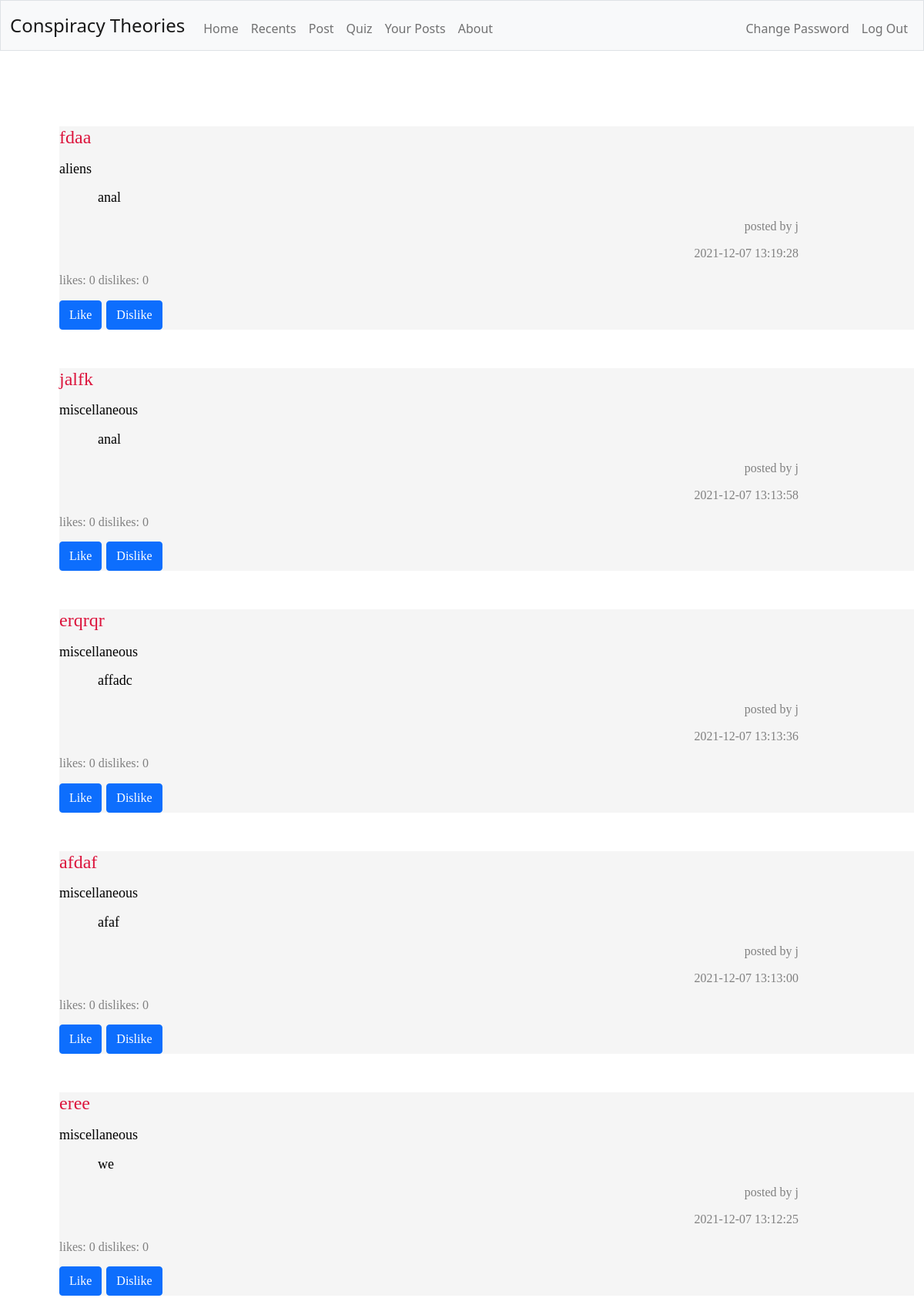
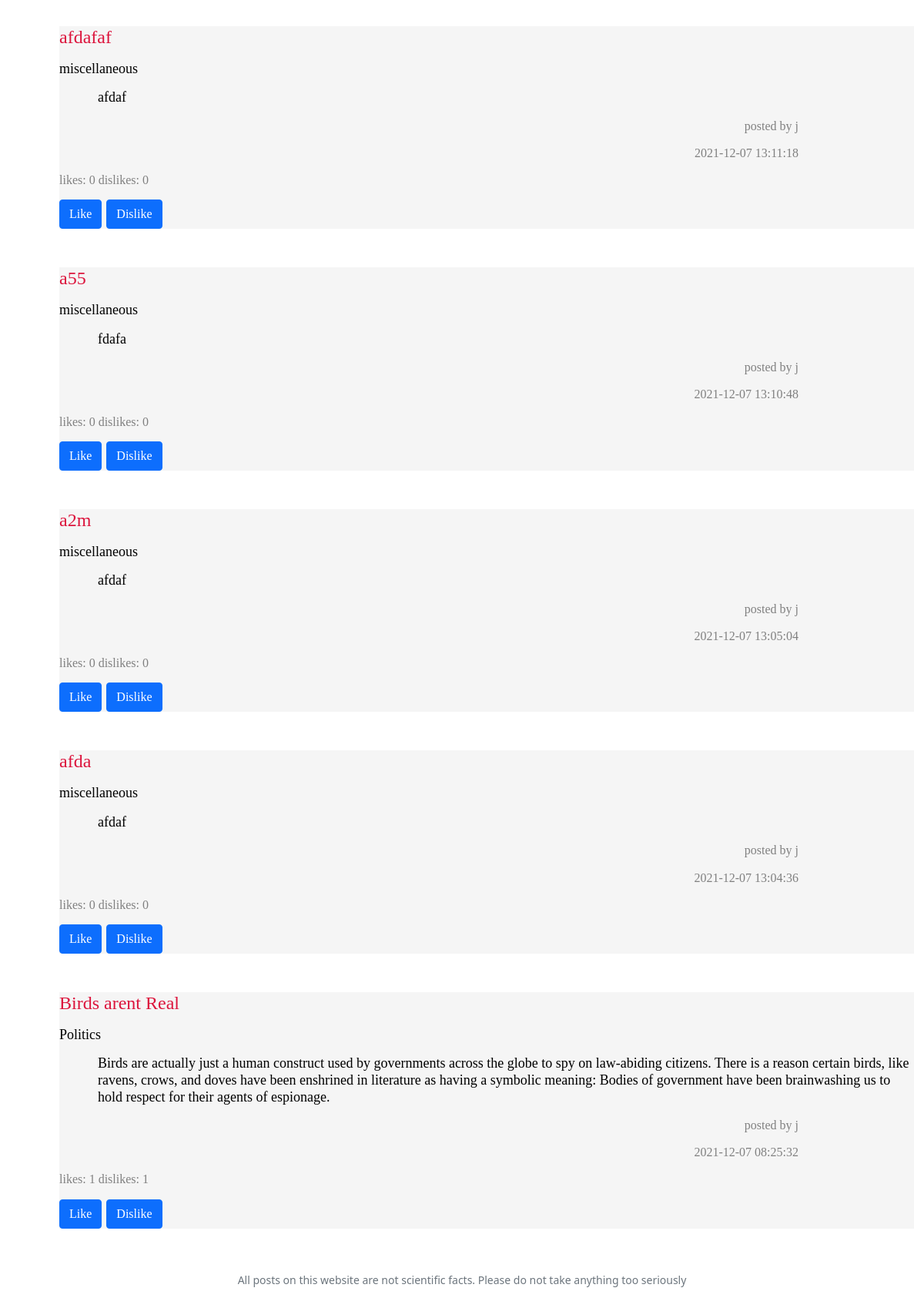
The app's page /recents (signed in), older data (2 pictures, top to bottom).
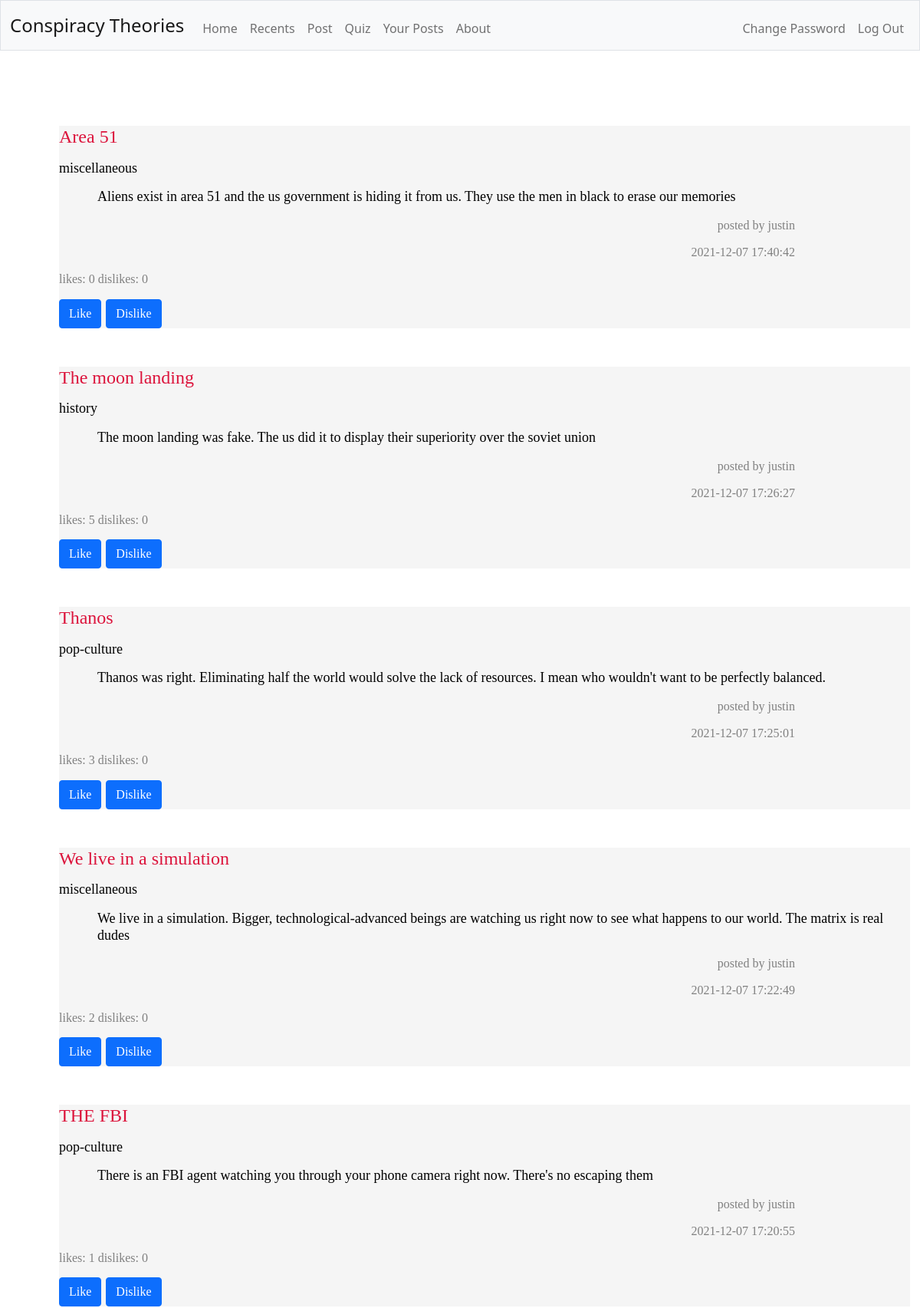
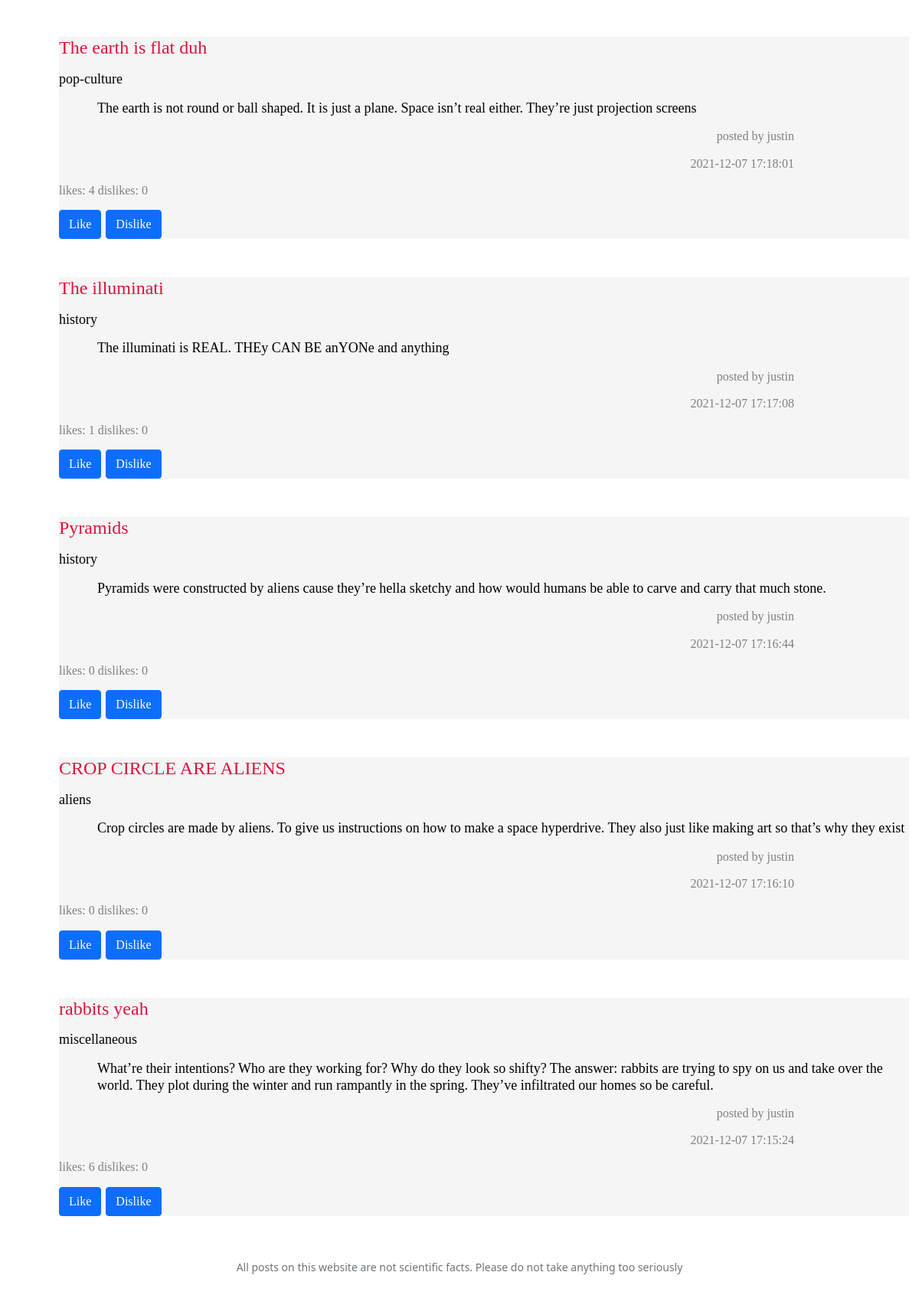
The same page, newer data (2 pictures, top to bottom).
### tables this page shows
CREATE TABLE 'theories' ('name' TEXT, 'user' TEXT, 'content' TEXT, 'upvotes' INTEGER DEFAULT 0 , 'downvotes' INTEGER DEFAULT 0 , date TEXT, id INTEGER, 'genre' TEXT DEFAULT NULL);

### app.py (the view, shortened to what this page needs)
@app.route("/recents", methods=["GET", "POST"])
@login_required
def recents ():
    data = db.execute("SELECT * FROM theories ORDER BY date DESC LIMIT 10")
    if request.method == "GET":
        return render_template("recents.html", data=data)

### app.py (called while the page is built)
@app.after_request
def after_request(response):
    response.headers["Cache-Control"] = "no-cache, no-store, must-revalidate"
    response.headers["Expires"] = 0
    response.headers["Pragma"] = "no-cache"
    return response

### helpers.py (called while the page is built)
def login_required(f):
    @wraps(f)
    def decorated_function(*args, **kwargs):
        if session.get("user_id") is None:
            return redirect("/login")
        return f(*args, **kwargs)
    return decorated_function

### templates/recents.html (shortened to what this page needs)
<!DOCTYPE html>
<html lang="en">
    <head>
        <link href="https://cdn.jsdelivr.net/npm/bootstrap@5.1.3/dist/css/bootstrap.min.css" rel="stylesheet">
        <link href="/static/styles.css" rel="stylesheet">
    </head>
    <body>
        <nav class="bg-light border navbar navbar-expand-md navbar-light">
            <div class="container-fluid">
                <a class="navbar-brand" href="/">Conspiracy Theories</a>
                <div class="collapse navbar-collapse" id="navbar">
                    {% if session["user_id"] %}
                        <ul class="navbar-nav me-auto mt-2">
                            <li class="nav-item"><a class="nav-link" href="/">Home</a></li>
                            <li class="nav-item"><a class="nav-link" href="/recents">Recents</a></li>
                            <li class="nav-item"><a class="nav-link" href="/post">Post</a></li>
                            <li class="nav-item"><a class="nav-link" href="/quiz">Quiz</a></li>
                            <li class="nav-item"><a class="nav-link" href="/your-posts">Your Posts</a></li>
                            <li class="nav-item"><a class="nav-link" href="/about">About</a></li>
                        </ul>
                        <ul class="navbar-nav ms-auto mt-2">
                            <li class="nav-item"><a class="nav-link" href="/change">Change Password</a></li>
                            <li class="nav-item"><a class="nav-link" href="/logout">Log Out</a></li>
                        </ul>
                    {% else %}
                        <ul class="navbar-nav ms-auto mt-2">
                            <li class="nav-item"><a class="nav-link" href="/register">Register</a></li>
                            <li class="nav-item"><a class="nav-link" href="/login">Log In</a></li>
                        </ul>
                    {% endif %}
                </div>
            </div>
        </nav>
        <main class="container-fluid py-5 text-center">
            {% block main %}
                {% for post in data %}
                <div class="container">
                    <form class="grey" action="/recents" id="like" method="post">
                        <h1 name="title" id="title" class="leftAlign crimson">{{ post.name }}</p>
                        <p id="genre" class="black medium">{{ post.genre }}</p>
                        <p class="paragraph black">{{ post.content }}</p>
                        <p class="author darkgrey">posted by {{ post.user }}</p>
                        <p class="author darkgrey">{{ post.date }}</p>
                        <p class="votes darkgrey">likes: {{ post.upvotes }} dislikes: {{ post.downvotes }}</p>
                        <button class="btn btn-primary" type="submit" name="like" value="like">Like</button>
                        <button class="btn btn-primary" type="submit" name="dislike" value="dislike">Dislike</button>
                    </form>
                </div>
                {% endfor %}
            {% endblock %}
        </main>
        <footer class="mb-5 small text-center text-muted">
            All posts on this website are not scientific facts. Please do not take anything too seriously
        </footer>
    </body>
</html>

Row changes from the older to the newer data that the page shows:
no longer on this page (row unchanged): theories: name "fdaa", genre "aliens", content "anal", user "j", date "2021-12-07 13:19:28", upvotes "0", downvotes "0"
no longer on this page (row unchanged): theories: name "jalfk", genre "miscellaneous", content "anal", user "j", date "2021-12-07 13:13:58", upvotes "0", downvotes "0"
no longer on this page (row unchanged): theories: name "erqrqr", genre "miscellaneous", content "affadc", user "j", date "2021-12-07 13:13:36", upvotes "0", downvotes "0"
no longer on this page (row unchanged): theories: name "afdaf", genre "miscellaneous", content "afaf", user "j", date "2021-12-07 13:13:00", upvotes "0", downvotes "0"
no longer on this page (row unchanged): theories: name "eree", genre "miscellaneous", content "we", user "j", date "2021-12-07 13:12:25", upvotes "0", downvotes "0"
no longer on this page (row edited): theories: name "afdafaf", genre "miscellaneous", content "afdaf", user "j", date "2021-12-07 13:11:18", upvotes "0", downvotes "0"
no longer on this page (row unchanged): theories: name "a55", genre "miscellaneous", content "fdafa", user "j", date "2021-12-07 13:10:48", upvotes "0", downvotes "0"
no longer on this page (row unchanged): theories: name "a2m", genre "miscellaneous", content "afdaf", user "j", date "2021-12-07 13:05:04", upvotes "0", downvotes "0"
no longer on this page (row unchanged): theories: name "afda", genre "miscellaneous", content "afdaf", user "j", date "2021-12-07 13:04:36", upvotes "0", downvotes "0"
no longer on this page (row edited): theories: name "Birds arent Real", genre "Politics", content "Birds are actually just a human construct used by governments across the globe to spy on law-abiding citizens. There is a reason certain birds, like ravens, crows, and doves have been enshrined in literature as having a symbolic meaning: Bodies of government have been brainwashing us to hold respect for their agents of espionage.", user "j", date "2021-12-07 08:25:32", upvotes "1", downvotes "1"
added theories: name "Area 51", genre "miscellaneous", content "Aliens exist in area 51 and the us government is hiding it from us. They use the men in black to erase our memories", user "justin", date "2021-12-07 17:40:42", upvotes "0", downvotes "0"
added theories: name "The moon landing", genre "history", content "The moon landing was fake. The us did it to display their superiority over the soviet union", user "justin", date "2021-12-07 17:26:27", upvotes "5", downvotes "0"
added theories: name "Thanos", genre "pop-culture", content "Thanos was right. Eliminating half the world would solve the lack of resources. I mean who wouldn't want to be perfectly balanced.", user "justin", date "2021-12-07 17:25:01", upvotes "3", downvotes "0"
added theories: name "We live in a simulation", genre "miscellaneous", content "We live in a simulation. Bigger, technological-advanced beings are watching us right now to see what happens to our world. The matrix is real dudes", user "justin", date "2021-12-07 17:22:49", upvotes "2", downvotes "0"
added theories: name "THE FBI", genre "pop-culture", content "There is an FBI agent watching you through your phone camera right now. There's no escaping them", user "justin", date "2021-12-07 17:20:55", upvotes "1", downvotes "0"
added theories: name "The earth is flat duh", genre "pop-culture", content "The earth is not round or ball shaped. It is just a plane. Space isn’t real either. They’re just projection screens", user "justin", date "2021-12-07 17:18:01", upvotes "4", downvotes "0"
added theories: name "The illuminati", genre "history", content "The illuminati is REAL. THEy CAN BE anYONe and anything", user "justin", date "2021-12-07 17:17:08", upvotes "1", downvotes "0"
added theories: name "Pyramids", genre "history", content "Pyramids were constructed by aliens cause they’re hella sketchy and how would humans be able to carve and carry that much stone.", user "justin", date "2021-12-07 17:16:44", upvotes "0", downvotes "0"
added theories: name "CROP CIRCLE ARE ALIENS", genre "aliens", content "Crop circles are made by aliens. To give us instructions on how to make a space hyperdrive. They also just like making art so that’s why they exist", user "justin", date "2021-12-07 17:16:10", upvotes "0", downvotes "0"
added theories: name "rabbits yeah", genre "miscellaneous", content "What’re their intentions? Who are they working for? Why do they look so shifty? The answer: rabbits are trying to spy on us and take over the world. They plot during the winter and run rampantly in the spring. They’ve infiltrated our homes so be careful.", user "justin", date "2021-12-07 17:15:24", upvotes "6", downvotes "0"
